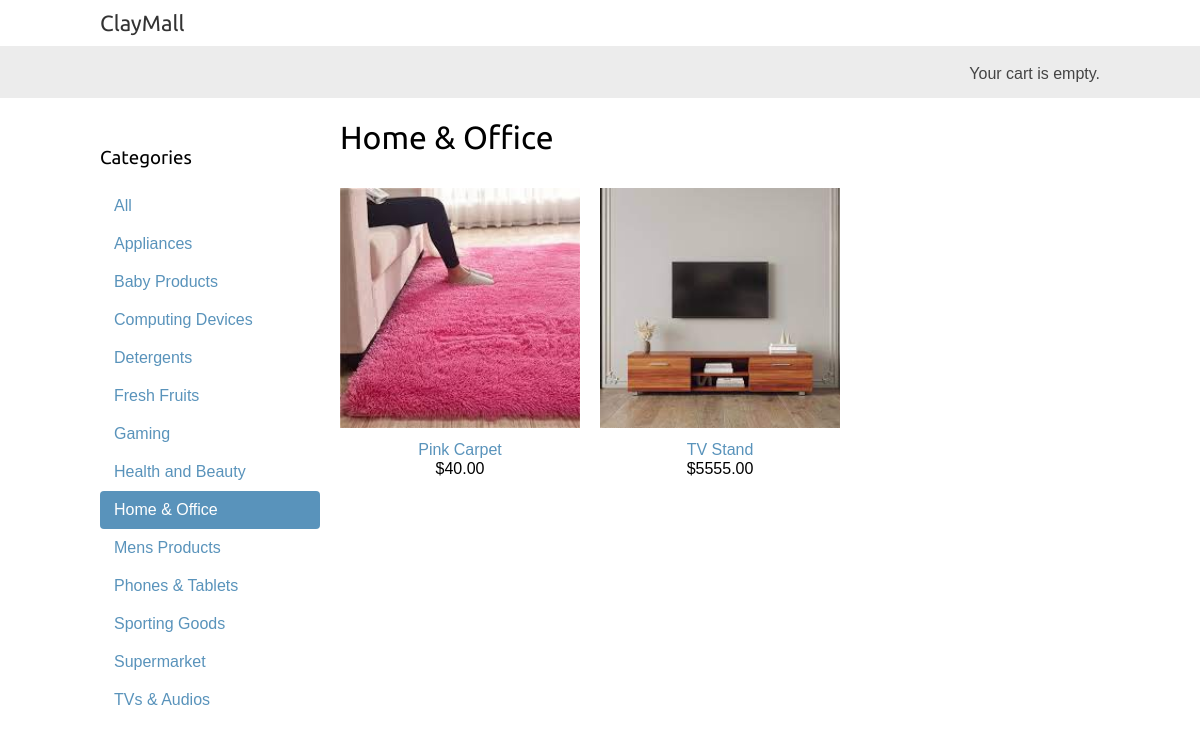
Page /home-office/ on the committed database.
### shop/models.py (models this page shows, shortened)
class Category(models.Model):
    name = models.CharField(max_length= 200)
    slug = models.SlugField(max_length=200, unique=True)
    class Meta:
      ordering = ['name']
      indexes = [
      models.Index(fields=['name']),
      ]
      verbose_name = 'category'
      verbose_name_plural = 'categories'
    def get_absolute_url(self):
       return reverse('shop:product_list_by_category',
                      args=[self.slug])

class Product(models.Model):
     category = models.ForeignKey(Category,
                                   related_name='products',
                                   on_delete=models.CASCADE)
     name = models.CharField(max_length=200)
     slug = models.SlugField(max_length=200)
     image = models.ImageField(upload_to='products/%Y/%m/%d', blank=True)
     description = models.TextField(blank=True)
     price = models.DecimalField(max_digits=10, decimal_places=2)
     available = models.BooleanField(default=True)
     created = models.DateTimeField(auto_now=True)
     updated = models.DateTimeField(auto_now=True)
     class Meta:
       ordering = ['name']
       indexes = [
          models.Index(fields=['id','slug']),
          models.Index(fields=['name']),
          models.Index(fields=['-created']),
          ]
     def get_absolute_url(self):
        return reverse('shop:product_detail',
                       args=[self.id, self.slug])

### shop/views.py (the view)
# urls.py: path('', views.product_list, name='product_list'),
def product_list(request, category_slug=None):
    category = None
    categories = Category.objects.all()
    products = Product.objects.filter(available=True)
    if category_slug:
        category = get_object_or_404(Category, slug=category_slug)
        products = products.filter(category=category)
    return render(request,
                  'shop/product/list.html',
                  {'category':category,
                   'categories':categories,
                   'products':products})

### cart/cart.py (called while the page is built)
    def __len__(self):
        return sum(item['quantity'] for item in self.cart.values())

### cart/context_processors.py (called while the page is built)
def cart(request):
 return {'cart': Cart(request)}

### shop/templates/shop/product/list.html (shortened to what this page needs)
{% extends "shop/base.html" %}
{% load static %}
{% block content %}
  <div id="sidebar">
    <h3>Categories</h3>
    <ul>
      <li {% if not category %}class="selected"{% endif %}>
        <a href="{% url "shop:product_list" %}">All</a>
      </li>
      {% for c in categories %}
        <li {% if category.slug == c.slug %}class="selected"{% endif %}>
          <a href="{{ c.get_absolute_url }}">{{ c.name }}</a>
        </li>
      {% endfor %}
    </ul>
  </div>
  <div id="main" class="product-list">
    <h1>{% if category %}{{ category.name }}{% else %}Products{% endif %}</h1>
    {% for product in products %}
      <div class="item">
        <a href="{{ product.get_absolute_url }}">
          <img src="{% if product.image %}{{ product.image.url }}{% else %}{% static "img/no_image.png" %}{% endif %}">
        </a>
        <a href="{{ product.get_absolute_url }}">{{ product.name }}</a>
        <br>
        ${{ product.price }}
      </div>
    {% endfor %}
  </div>
{% endblock %}

### shop/static/css/base.css (style rules this page uses)
body { margin:0; padding:0; font-family:helvetica, sans-serif; }
h1, h2, h3, h4, h5 , h6 { font-family: 'Ubuntu', sans-serif; font-weight:normal; }
a { text-decoration:none; color:#5993bb; }
#sidebar { width:220px; padding:30px 20px 0 0; float:left; }
#sidebar ul { margin:0; padding:0; }
#sidebar ul li { margin:0; list-style:none; padding:10px 14px; }
#sidebar ul li a { display:block; }
#sidebar ul li.selected { background:#5993bb; border-radius:4px; }
#sidebar ul li.selected a { color:#fff; }
#main { float:left; width: 96%; margin-right:-220px; overflow:hidden; }
.product-list .item { width:25%; padding:10px 20px 10px 0; float:left; text-align:center; line-height:1.2; }
.product-list .item img { width:100%; margin-bottom:8px; }

### rows in the picture
Category: name "Appliances"
Category: name "Baby Products"
Category: name "Computing Devices"
Category: name "Detergents"
Category: name "Fresh Fruits"
Category: name "Gaming"
Category: name "Health and Beauty"
Category: name "Home & Office"
Category: name "Mens Products"
Category: name "Phones & Tablets"
Category: name "Sporting Goods"
Category: name "Supermarket"
Category: name "TVs & Audios"
Product: image (picture), name "Pink Carpet", price "40.00"
Product: image (picture), name "TV Stand", price "5555.00"
